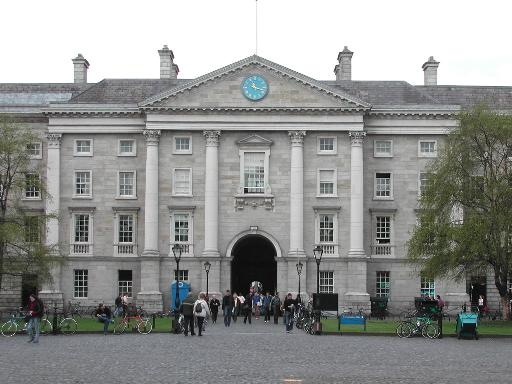
#> input picture ch_02_images/images/TrinityRegentHouse.jpg, 512 x 384 px
$ jupyter execute ch_02_2_1.ipynb
#> lines starting #> are read from the running program, lines starting #| are printed output that depends on the picture
# نمونه‌برداری (Sampling)
به زبان ساده یعنی هر تصویر چه تعداد پیکسل به صورت افقی و چه تعداد پیکسل به صورت عمودی داشته باشد.

برای مثال یک تصویر را فراخوانی می‌کنیم و می‌خواهیم ببینیم تصویر چند در چند است

[cell 1]
import cv2 as cv
from matplotlib import pyplot as plt

img = cv.imread('images/TrinityRegentHouse.jpg')
#> img is the input picture: shape (384, 512, 3); mean B, G, R 145.9, 147.9, 146.5

plt.axis('off')
plt.imshow(cv.cvtColor(img, cv.COLOR_BGR2RGB))
plt.show()

print(img.shape)
#| (384, 512, 3)

با استفاده از پراپرتی shape اطلاعات زیر را از تصویر خواهیم داشت:
* تعداد پیکسل‌های عمودی تصویر
* تعداد پیکسل های افقی تصویر
* تعداد کانال‌های تصویر

[cell 2]
height = img.shape[0]
#> height = 384

width = img.shape[1]
#> width = 512

print(width, height)
#| 512 384

معمولا وقتی می گوییم عکس چند در چند است، ابتدا تعداد پیکسل‌ها به صورت افقی را می‌گوییم و بعد تعداد پیکسل‌ها به صورت عمودی.

در OpenCV برعکس است؛ یعنی ابتدا تعداد پیکسل‌های افقی () و بعد تعداد پیکسل‌های عمودی است.

تصویر اولیه را به حالت تصویر خاکستری درمی‌آوریم:

[cell 3]
gray_img = cv.cvtColor(img, cv.COLOR_BGR2GRAY)
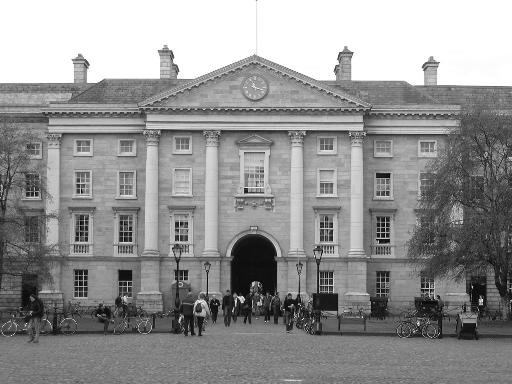
#> gray_img: shape (384, 512); min 0, max 255, mean 147.2

plt.axis('off')
plt.imshow(gray_img, cmap='gray')
plt.show

برای resampling می‌توانیم از تابع resize استفاده کنیم:

[cell 4]
_256_192_gray_img = cv.resize(gray_img, (256, 192))
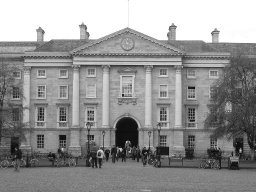
#> _256_192_gray_img: shape (192, 256); min 9, max 255, mean 147.3
_128_96_gray_img = cv.resize(gray_img, (128, 96))
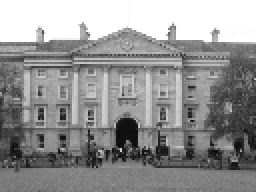
#> _128_96_gray_img: shape (96, 128) (shown 2 times larger); min 10, max 255, mean 146.9
_64_48_gray_img = cv.resize(gray_img, (64, 48))
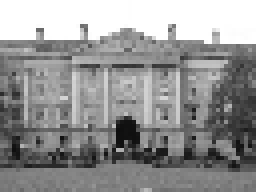
#> _64_48_gray_img: shape (48, 64) (shown 4 times larger); min 15, max 255, mean 147.8
_32_24_gray_img = cv.resize(gray_img, (32, 24))
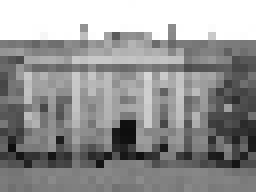
#> _32_24_gray_img: shape (24, 32) (shown 8 times larger); min 14, max 255, mean 148.8

f, axarr = plt.subplots(2, 2)

axarr[0, 0].imshow(_256_192_gray_img, cmap='gray')
axarr[0, 0].set_title('256 × 192')
axarr[0, 0].axis('off')

axarr[0, 1].imshow(_128_96_gray_img, cmap='gray')
axarr[0, 1].set_title('128 × 96')
axarr[0, 1].axis('off')

axarr[1, 0].imshow(_64_48_gray_img, cmap='gray')
axarr[1, 0].set_title('64 × 48')
axarr[1, 0].axis('off')

axarr[1, 1].imshow(_32_24_gray_img, cmap='gray')
axarr[1, 1].set_title('32 × 24')
axarr[1, 1].axis('off')

f.subplots_adjust(hspace=0.3)
plt.show()

$ run again, with ch_02_images/images/church.jpg copied over ch_02_images/images/TrinityRegentHouse.jpg
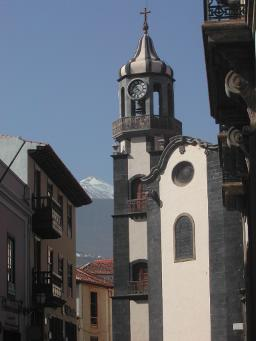
#> input picture ch_02_images/images/church.jpg, 256 x 341 px
#> img is the input picture: shape (341, 256, 3); mean B, G, R 105.6, 97.9, 93.5
#| (341, 256, 3)
#| 256 341
#> `gray_img = cv.cvtColor(img, cv.COLOR_BGR2GRAY)`:
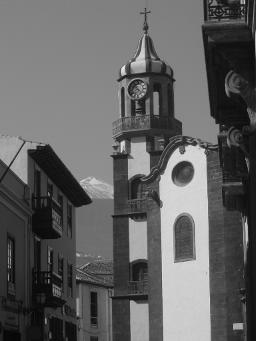
#> gray_img: shape (341, 256); min 0, max 245, mean 97.5
#> `_32_24_gray_img = cv.resize(gray_img, (32, 24))`:
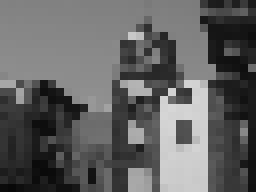
#> _32_24_gray_img: shape (24, 32) (shown 8 times larger); min 8, max 214, mean 97.2
